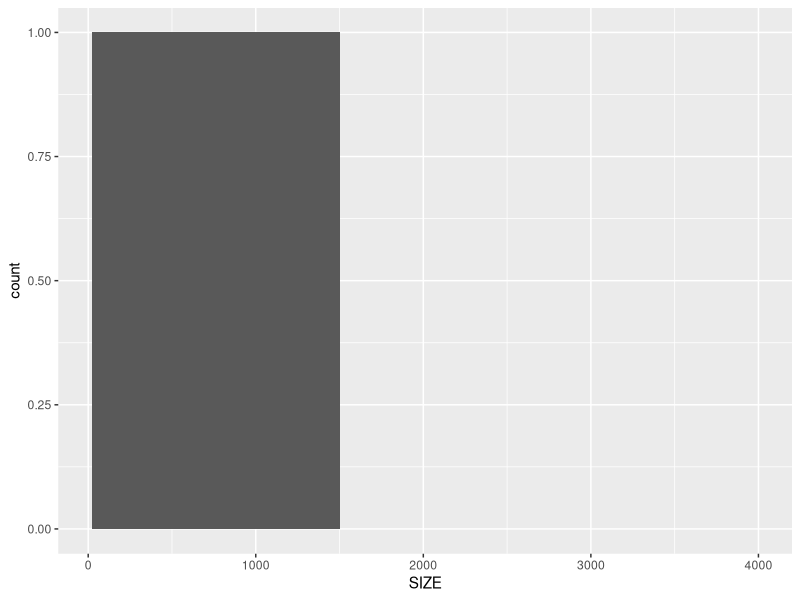
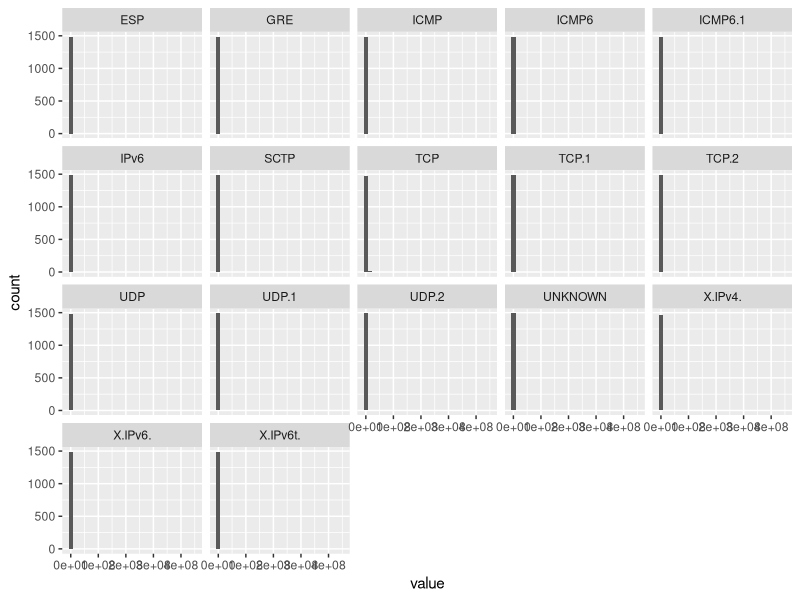
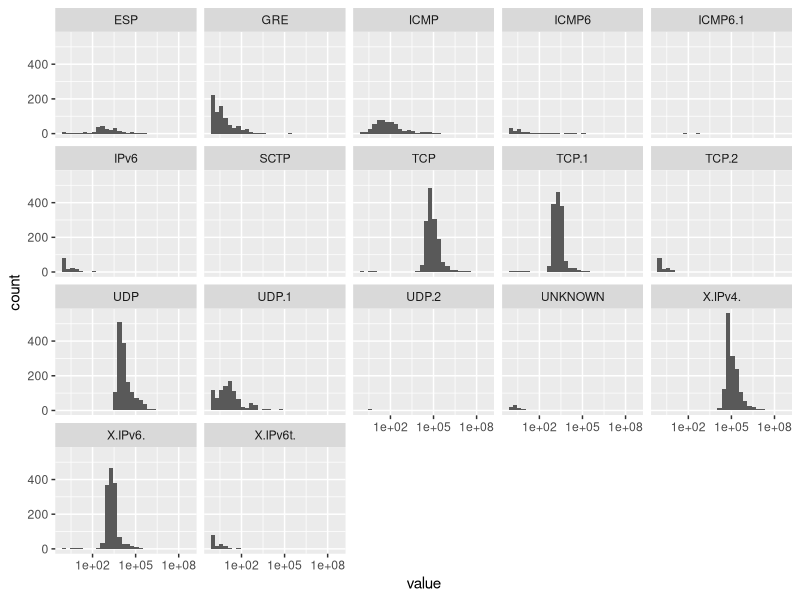
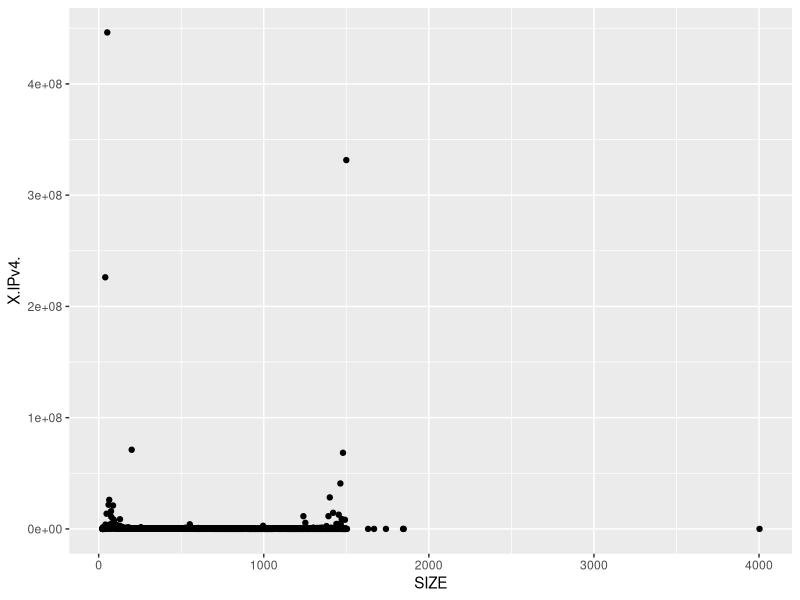
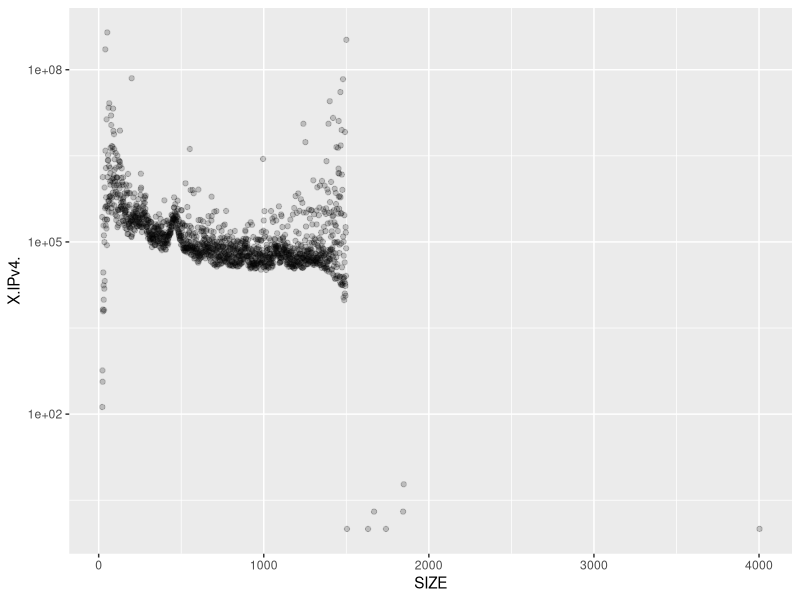
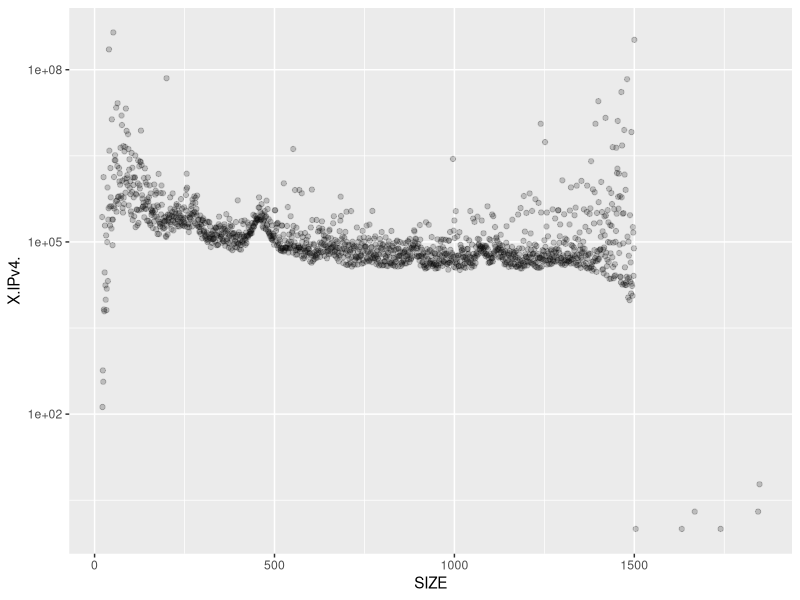
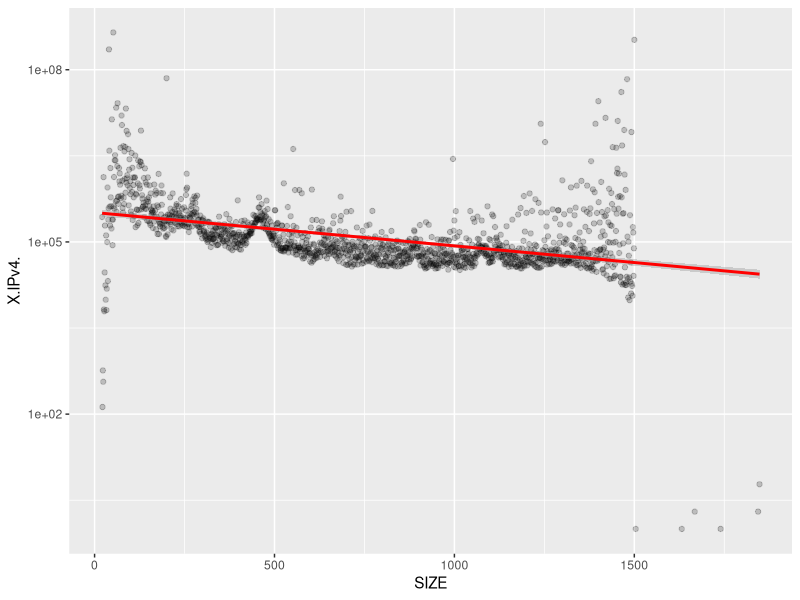
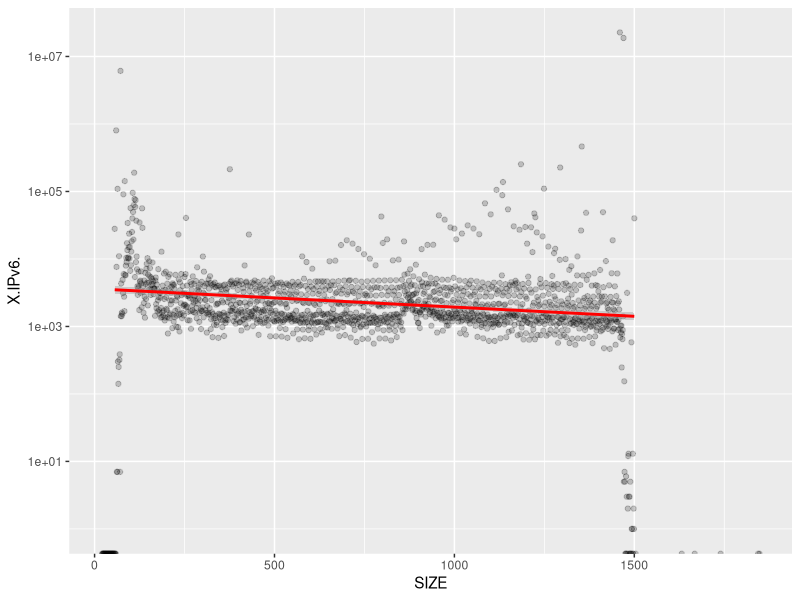

Recreate these plots in R, in order.
## ----echo=FALSE, message=FALSE, warning=FALSE, packages------------------
library(reshape2)
library(ggplot2)
library(GGally)
library(dplyr)
library(tidyr)


## ----echo=FALSE, message=FALSE, warning=FALSE----------------------------
# Load the Data
data <- read.csv("equinix-chicago.dirA.20160406-130000.UTC.df.txt", sep="",
                 comment.char = ';')


## ----echo=FALSE, message=FALSE, warning=FALSE----------------------------
names(data)



## ----echo=FALSE, message=FALSE, warning=FALSE----------------------------
sample_n(data, 5)


## ----echo=FALSE, message=FALSE, warning=FALSE----------------------------
ggplot(data=data)  +
  geom_histogram( aes(SIZE), binwidth=1)


## ----echo=FALSE, message=FALSE, warning=FALSE----------------------------
head(data$SIZE, 10)
tail(data$SIZE, 10)


## ----echo=FALSE, message=FALSE, warning=FALSE----------------------------
ggplot( gather( subset(data, select=-c(SIZE))), aes(value)) +
  geom_histogram() +
  facet_wrap(~key)


## ----echo=FALSE, message=FALSE, warning=FALSE----------------------------
ggplot( gather( subset(data, select=-c(SIZE))), aes(value)) +
  geom_histogram() +
  scale_x_log10() +
  facet_wrap(~key)


## ----echo=FALSE, message=FALSE, warning=FALSE----------------------------
ggplot(data=data)  +
  geom_point( aes(x=SIZE, y=X.IPv4.) )


## ----echo=FALSE, message=FALSE, warning=FALSE----------------------------
ggplot(data=data)  +
  geom_point( aes(x=SIZE, y=X.IPv4.), alpha=1/5 ) +
  scale_y_log10()


## ----echo=FALSE, message=FALSE, warning=FALSE----------------------------
ggplot(data=subset(data, SIZE<2000))  +
  geom_point( aes(x=SIZE, y=X.IPv4.), alpha=1/5 ) +
  scale_y_log10()


## ----echo=FALSE, message=FALSE, warning=FALSE----------------------------
ggplot(data=subset(data, SIZE<2000))  +
  geom_point( aes(x=SIZE, y=X.IPv4.), alpha=1/5 ) +
  scale_y_log10() +
  geom_smooth( aes(x=SIZE, y=X.IPv4.), method='lm', color='red')


## ----echo=FALSE, message=FALSE, warning=FALSE----------------------------
ggplot(data=subset(data, SIZE<2000))  +
  geom_point( aes(x=SIZE, y=X.IPv6.), alpha=1/5 ) +
  scale_y_log10() +
  geom_smooth( aes(x=SIZE, y=X.IPv6.), method='lm', color='red')


## ----echo=FALSE, message=FALSE, warning=FALSE----------------------------
ggplot(data=subset(data, SIZE<2000))  +
  geom_point( aes(x=SIZE, y=X.IPv6t.), alpha=1/5 ) +
  scale_y_log10() +
  geom_smooth( aes(x=SIZE, y=X.IPv6t.), method='lm', color='red')


## ----echo=FALSE, message=FALSE, warning=FALSE----------------------------
ggplot(data=data)  +
  geom_point( aes(x=SIZE, y=X.IPv4.), alpha=1/5 ) +
  scale_y_log10() +
  scale_x_log10() +
  geom_smooth( aes(x=SIZE, y=X.IPv4.), method='lm', color='red')


## ----echo=FALSE, message=FALSE, warning=FALSE----------------------------
ggplot(data=data)  +
  geom_point( aes(x=SIZE, y=X.IPv6.), alpha=1/5 ) +
  scale_y_log10() +
  scale_x_log10() +
  geom_smooth( aes(x=SIZE, y=X.IPv6.), method='lm', color='red')


## ----echo=FALSE, message=FALSE, warning=FALSE----------------------------
ggplot(data=data)  +
  geom_point( aes(x=SIZE, y=X.IPv6t.), alpha=1/5 ) +
  scale_y_log10() +
  scale_x_log10() +
  geom_smooth( aes(x=SIZE, y=X.IPv6t.), method='lm', color='red')


## ----echo=FALSE, message=FALSE, warning=FALSE----------------------------
summary(data)


## ----echo=FALSE, message=FALSE, warning=FALSE----------------------------
colSums(data)


## ----echo=FALSE, message=FALSE, warning=FALSE----------------------------
# To do the hierarchical categories, we first separate data into subets,
# perform the melt. Then finally combine them.

# Select the subset to perform melt on.
# Other uninteresting types are ignored intentionally.
data4 <- subset(data, select=c("SIZE", "X.IPv4.", "TCP", "UDP", "ICMP"))

# Rename the columns to be more readable
names(data4) <- c("SIZE", "TOTAL", "TCP", "UDP", "ICMP")

# Do the melt
data4m <- melt(data4, id=c("SIZE"),
               variable.name = 'TYPE', value.name='PACKET_COUNTS')

# Create the new group variable
data4m$GROUP = "IPv4"


# The same step for the 2nd group
data6 <- subset(data,
                select=c("SIZE", "X.IPv6.", "TCP.1", "UDP.1", "ICMP6"))
names(data6) <- c("SIZE", "TOTAL", "TCP", "UDP", "ICMP")
data6m <- melt(data6, id=c("SIZE"),
               variable.name = 'TYPE', value.name='PACKET_COUNTS')
data6m$GROUP = "IPv6"

# The same step for the 3rd group
data6t <- subset(data,
                 select=c("SIZE", "X.IPv6t.", "TCP.2", "UDP.2", "ICMP6.1"))
names(data6t) <- c("SIZE", "TOTAL", "TCP", "UDP", "ICMP")
data6tm <- melt(data6t, id=c("SIZE"),
                variable.name = 'TYPE', value.name='PACKET_COUNTS')
data6tm$GROUP = "IPv6t"


# Finally, concatenate all three
data_final <- rbind(data4m, data6m, data6tm)

# convert from char to factor
data_final$GROUP = factor(data_final$GROUP)

names(data_final)


## ----echo=FALSE, message=FALSE, warning=FALSE----------------------------
sample_n(data_final, 5)


## ----echo=FALSE, message=FALSE, warning=FALSE----------------------------
ggplot(data=subset(data_final, GROUP=="IPv4"))  +
  ggtitle("IPv4") +
  geom_point( aes(x=SIZE, y=PACKET_COUNTS, color=TYPE), alpha=1/10 ) +
  scale_y_log10() +
  scale_x_log10() +
  geom_smooth( aes(x=SIZE, y=PACKET_COUNTS, group=TYPE, color=TYPE),
               method='lm')


## ----echo=FALSE, message=FALSE, warning=FALSE----------------------------
summarize( 
  group_by(subset(data_final, GROUP=="IPv4"), TYPE),
  Mean=mean(PACKET_COUNTS),
  Median=median(PACKET_COUNTS),
  Sum=sum(PACKET_COUNTS))


## ----echo=FALSE, message=FALSE, warning=FALSE----------------------------
ggplot(data=subset(data_final, GROUP=="IPv6"))  +
  ggtitle("IPv6") +
  geom_point( aes(x=SIZE, y=PACKET_COUNTS, color=TYPE), alpha=1/10 ) +
  scale_y_log10() +
  scale_x_log10() +
  geom_smooth( aes(x=SIZE, y=PACKET_COUNTS, group=TYPE, color=TYPE),
               method='lm')


## ----echo=FALSE, message=FALSE, warning=FALSE----------------------------
summarize( 
  group_by(subset(data_final, GROUP=="IPv6"), TYPE),
  Mean=mean(PACKET_COUNTS),
  Median=median(PACKET_COUNTS),
  Sum=sum(PACKET_COUNTS))


## ----echo=FALSE, message=FALSE, warning=FALSE----------------------------
ggplot(data=subset(data_final, GROUP=="IPv6t"))  +
  ggtitle("IPv6t") +
  geom_point( aes(x=SIZE, y=PACKET_COUNTS, color=TYPE), alpha=1/10 ) +
  scale_y_log10() +
  scale_x_log10() +
  geom_smooth( aes(x=SIZE, y=PACKET_COUNTS, group=TYPE, color=TYPE),
               method='lm')


## ----echo=FALSE, message=FALSE, warning=FALSE----------------------------
summarize( 
  group_by(subset(data_final, GROUP=="IPv6t"), TYPE),
  Mean=mean(PACKET_COUNTS),
  Median=median(PACKET_COUNTS),
  Sum=sum(PACKET_COUNTS))


## ----echo=FALSE, message=FALSE, warning=FALSE----------------------------
ggplot(data=subset(data_final, TYPE=="TOTAL"))  +
  ggtitle("TOTAL") +
  geom_point( aes(x=SIZE, y=PACKET_COUNTS, color=GROUP), alpha=1/10 ) +
  scale_y_log10() +
  scale_x_log10() +
  geom_smooth( aes(x=SIZE, y=PACKET_COUNTS, group=GROUP, color=GROUP),
               method='lm')


## ----echo=FALSE, message=FALSE, warning=FALSE----------------------------
summarize( 
  group_by(subset(data_final, TYPE=="TOTAL"), GROUP),
  Mean=mean(PACKET_COUNTS),
  Median=median(PACKET_COUNTS),
  Sum=sum(PACKET_COUNTS))


## ----echo=FALSE, message=FALSE, warning=FALSE----------------------------
ggplot(data=subset(data_final, TYPE=="TCP"))  +
  ggtitle("TCP") +
  geom_point( aes(x=SIZE, y=PACKET_COUNTS, color=GROUP), alpha=1/10 ) +
  scale_y_log10() +
  scale_x_log10() +
  geom_smooth( aes(x=SIZE, y=PACKET_COUNTS, group=GROUP, color=GROUP),
               method='lm')


## ----echo=FALSE, message=FALSE, warning=FALSE----------------------------
summarize( 
  group_by(subset(data_final, TYPE=="TCP"), GROUP),
  Mean=mean(PACKET_COUNTS),
  Median=median(PACKET_COUNTS),
  Sum=sum(PACKET_COUNTS))


## ----echo=FALSE, message=FALSE, warning=FALSE----------------------------
ggplot(data=subset(data_final, TYPE=="UDP"))  +
  ggtitle("UDP") +
  geom_point( aes(x=SIZE, y=PACKET_COUNTS, color=GROUP), alpha=1/10 ) +
  scale_y_log10() +
  scale_x_log10() +
  geom_smooth( aes(x=SIZE, y=PACKET_COUNTS, group=GROUP, color=GROUP),
               method='lm')


## ----echo=FALSE, message=FALSE, warning=FALSE----------------------------
summarize( 
  group_by(subset(data_final, TYPE=="UDP"), GROUP),
  Mean=mean(PACKET_COUNTS),
  Median=median(PACKET_COUNTS),
  Sum=sum(PACKET_COUNTS))


## ----echo=FALSE, message=FALSE, warning=FALSE----------------------------
ggplot(data=subset(data_final, TYPE=="ICMP"))  +
  ggtitle("ICMP") +
  geom_point( aes(x=SIZE, y=PACKET_COUNTS, color=GROUP), alpha=1/10 ) +
  scale_y_log10() +
  scale_x_log10() +
  geom_smooth( aes(x=SIZE, y=PACKET_COUNTS, group=GROUP, color=GROUP),
               method='lm')


## ----echo=FALSE, message=FALSE, warning=FALSE----------------------------
summarize( 
  group_by(subset(data_final, TYPE=="ICMP"), GROUP),
  Mean=mean(PACKET_COUNTS),
  Median=median(PACKET_COUNTS),
  Sum=sum(PACKET_COUNTS))


## ----echo=FALSE, message=FALSE, warning=FALSE----------------------------
ggplot()  +
  geom_point( data=subset(data_final, GROUP=="IPv4"),
              aes(x=SIZE, y=PACKET_COUNTS, color=TYPE),
              alpha=1/10, palette = "Greens" ) +
  #scale_colour_brewer(palette = "Greens") +
  geom_line( data=subset(data_final, GROUP=="IPv6"),
             aes(x=SIZE, y=PACKET_COUNTS, color=TYPE),
             alpha=1/10, palette = "Purples" ) +  
  #scale_colour_brewer(palette = "Purples") +
  scale_y_log10() +
  scale_x_log10()


## ----echo=FALSE, message=FALSE, warning=FALSE----------------------------
ggplot()  +
  geom_point( data=data_final,
              aes(x=SIZE, y=PACKET_COUNTS, color=TYPE, shape=GROUP),
              alpha=1/3 ) +
  scale_y_log10() +
  scale_x_log10()


## ----echo=FALSE, message=FALSE, warning=FALSE----------------------------
ggplot()  +
  geom_point( data=data_final,
              aes(x=SIZE, y=PACKET_COUNTS, color=GROUP, shape=TYPE),
              alpha=1/3 ) +
  scale_y_log10() +
  scale_x_log10()


## ----echo=FALSE, message=FALSE, warning=FALSE----------------------------
ggplot()  +
  geom_point( data=subset(data_final, TYPE!="TOTAL"),
              aes(x=SIZE, y=PACKET_COUNTS, color=TYPE, shape=GROUP),
              alpha=1/3 ) +
  scale_y_log10() +
  scale_x_log10()


## ----echo=FALSE, message=FALSE, warning=FALSE----------------------------
ggplot()  +
  geom_point( data=subset(data_final, TYPE!="TOTAL"),
              aes(x=SIZE, y=PACKET_COUNTS, color=GROUP, shape=TYPE),
              alpha=1/3 ) +
  scale_y_log10() +
  scale_x_log10()


## ----echo=FALSE, message=FALSE, warning=FALSE----------------------------
data_final$GROUP_TYPE <- paste(data_final$GROUP, data_final$TYPE)
data_final$GROUP_TYPE <- factor(data_final$GROUP_TYPE)
sample_n(data_final,5)


## ----echo=FALSE, message=FALSE, warning=FALSE----------------------------
ggplot()  +
  geom_point( data=subset(data_final, TYPE!="TOTAL"),
              aes(x=SIZE, y=PACKET_COUNTS, color=GROUP_TYPE),
              alpha=1/5 ) +
  scale_y_log10() +
  scale_x_log10() +
  scale_colour_brewer(palette = "Set1")


## ----echo=FALSE, message=FALSE, warning=FALSE----------------------------
ggplot()  +
  ggtitle("Packet counts by size for all groups/types of packets") +
  geom_point( data=subset(data_final, TYPE!="TOTAL"),
              aes(x=SIZE, y=PACKET_COUNTS, color=GROUP_TYPE),
              alpha=1/3 ) +
  scale_y_log10() +
  scale_x_log10() +
  scale_color_manual(values=c("#ea6c1f", "#fd9e0c", "#edc374", # orange
                              "#008000", "#a1cc3a", "#d3ffce", # green
                              "#0a4f75", "#91bbe4", "#d7e4f5")) # blue  


## ----echo=FALSE, message=FALSE, warning=FALSE----------------------------
ggplot(data=subset(data_final, TYPE=="TOTAL"))  +
  ggtitle("Packet counts by size for IPv4, IPv6, and IPv6t group") +
  geom_point( aes(x=SIZE, y=PACKET_COUNTS, color=GROUP),
              alpha=1/10 ) +
  scale_y_log10() +
  scale_x_log10() +
  scale_color_manual(values=c("#fd9e0c", # orange
                              "#a1cc3a", # green
                              "#91bbe4")) +     # blue  
  geom_smooth( aes(x=SIZE, y=PACKET_COUNTS, group=GROUP, color=GROUP),
               method='lm')


## ----echo=FALSE, message=FALSE, warning=FALSE----------------------------
ggplot(data=subset(data_final, TYPE=="UDP"))  +
  ggtitle("UDP packet counts by size for IPv4, IPv6, and IPv6t") +
  geom_point( aes(x=SIZE, y=PACKET_COUNTS, color=GROUP),
              alpha=1/10 ) +
  scale_y_log10() +
  scale_x_log10() +
  scale_color_manual(values=c("#fd9e0c", # orange
                              "#a1cc3a", # green
                              "#91bbe4")) +     # blue   
  geom_smooth( aes(x=SIZE, y=PACKET_COUNTS, group=GROUP, color=GROUP),
               method='lm')

